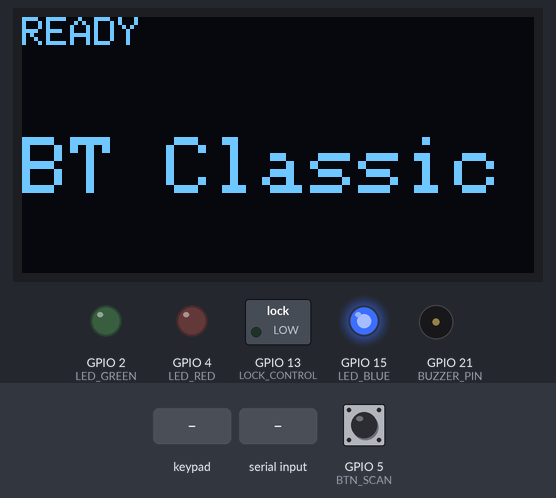
Bench run of a sketch on a simulated ESP32. Parts: 128×64 one-colour display, switched loads named in the sketch (green lamp = pin HIGH), output pins drawn as LEDs (lit = HIGH), buzzer (waves = sounding, pin HIGH). Inputs (shaded band) come from the test bench; at power-on: GPIO 5 (BTN_SCAN) HIGH. Nothing arrives over Bluetooth unless stated.

Above: at 1.4 s.
1.5 s: keypad keys 1 2 1 4 2 7 2 6 # pressed 0.4 s apart
At 6.1 s:
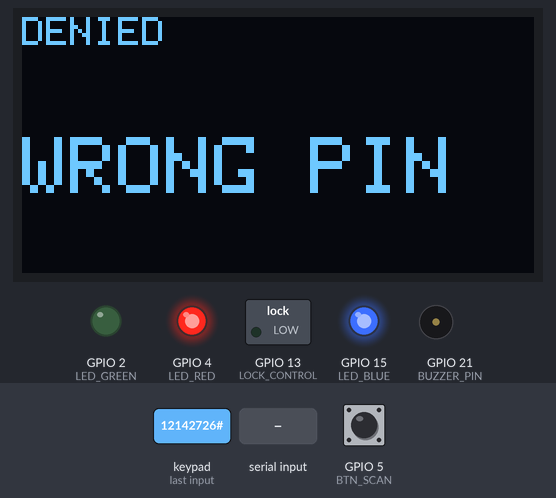
6.6 s: "1\n" received over the second serial link
At 7.4 s:
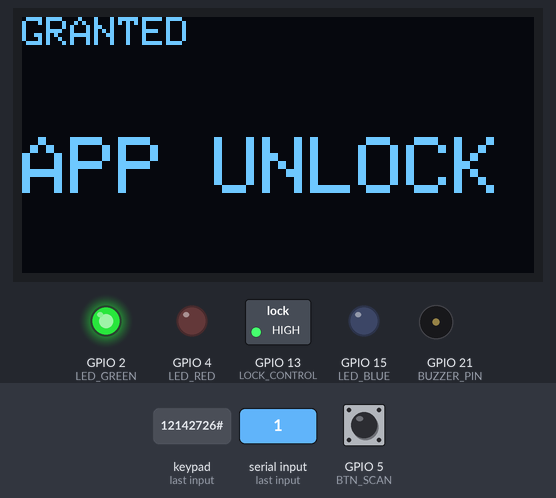
9.6 s: key '#' pressed
At 11.0 s:
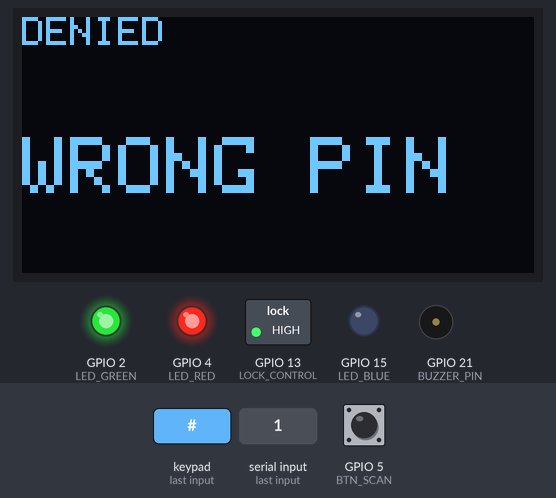
12.6 s: GPIO 5 (BTN_SCAN) pulled LOW for 0.15 s
At 13.6 s:
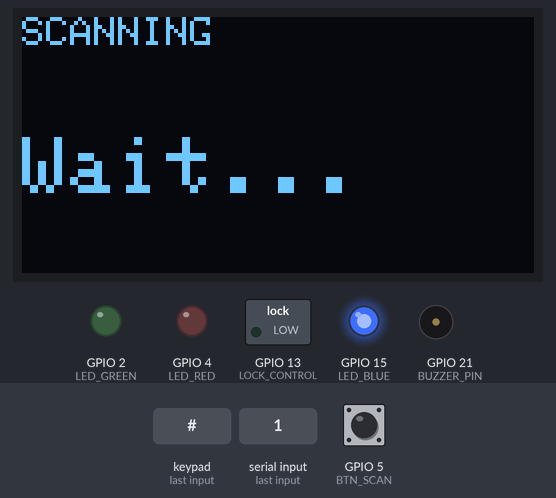
14.2 s: keypad keys 5 5 5 5 # pressed 0.4 s apart
At 17.0 s:
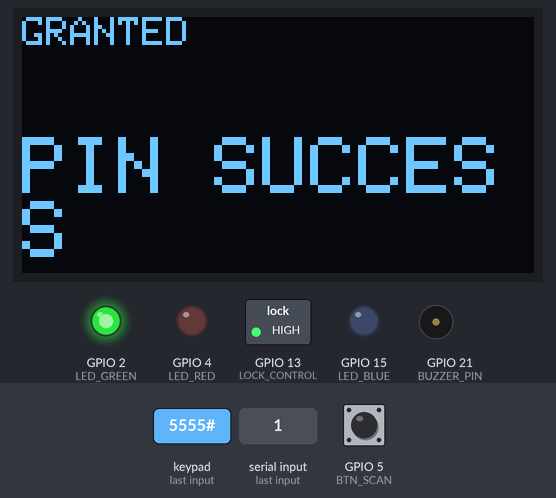
17.7 s: key '1' pressed
At 18.2 s:
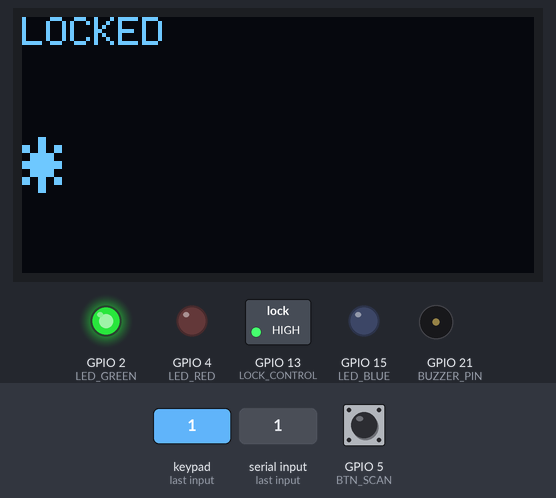
Timing chart, 0 to 21.7 s (numbered marks = the images above; inputs shaded):
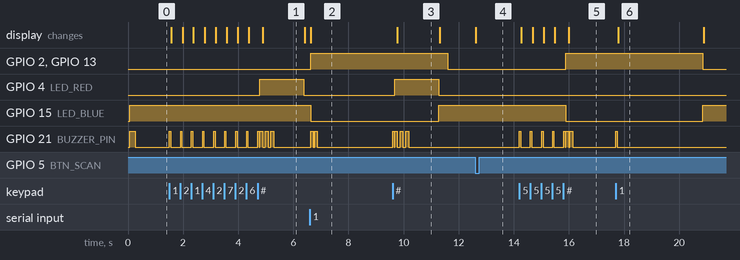

Measured:
- after the input at 1.5 s, GPIO 4 (LED_RED): LOW → HIGH after 3.3 s, → LOW 1.6 s later; the display: first changes after 0.08 s (image 1 shows a later state)
- after the input at 6.6 s, GPIO 2 (LED_GREEN), GPIO 13 (LOCK_CONTROL): LOW → HIGH at once; GPIO 15 (LED_BLUE): HIGH → LOW at once; GPIO 21 (BUZZER_PIN): alternates HIGH for 0.10 s and LOW for 0.05 s, 4 changes in all, then stays LOW, starting at once; the display: changes at once (image 2)
- after the input at 9.6 s, GPIO 4 (LED_RED): LOW → HIGH after 0.08 s, → LOW 1.6 s later; GPIO 15 (LED_BLUE): LOW → HIGH after 1.7 s instead of 2.0 s; the display: changes after 0.18 s (image 3)
- after the input at 12.6 s, the display: changes at once (image 4)
- after the input at 14.2 s, GPIO 2 (LED_GREEN), GPIO 13 (LOCK_CONTROL): LOW → HIGH after 1.7 s
- after the input at 17.7 s, GPIO 21 (BUZZER_PIN): LOW → HIGH at once, → LOW 0.05 s later; the display: changes after 0.08 s (image 6)
- what the display in image 1 shows lasts 1.5 s, from 4.9 s to 6.4 s

The sketch:

esp32.ino
```cpp
#include "BluetoothSerial.h"
#include <Keypad.h>
#include <Wire.h>
#include <Adafruit_GFX.h>
#include <Adafruit_SSD1306.h>

// --- PIN DEFINITIONS ---
#define LED_BLUE 15
#define LED_GREEN 2
#define LED_RED 4
#define BTN_SCAN 5
#define LOCK_CONTROL 13
#define BUZZER_PIN 21
#define RXD2 16
#define TXD2 17

BluetoothSerial SerialBT;

// Keypad Configuration
const byte ROWS = 4;
const byte COLS = 3;
char keys[ROWS][COLS] = {{'1','2','3'}, {'4','5','6'}, {'7','8','9'}, {'*','0','#'}};
byte rowPins[ROWS] = {12, 14, 27, 26};
byte colPins[COLS] = {25, 33, 32};

Keypad keypad = Keypad(makeKeymap(keys), rowPins, colPins, ROWS, COLS);
Adafruit_SSD1306 display(128, 64, &Wire, -1);

// Logic Variables
String masterPIN = "5555";
String inputPIN = "";
unsigned long lockTimer = 0;
bool isLocked = true;

// --- Helper Functions ---

void updateUI(String header, String body) {
  display.clearDisplay();
  display.setTextColor(WHITE);
  display.setTextSize(1);
  display.setCursor(0, 0);
  display.print(header);
  display.setTextSize(2);
  display.setCursor(0, 30);
  display.print(body);
  display.display();
}

void beep(int ms) {
  digitalWrite(BUZZER_PIN, HIGH);
  delay(ms);
  digitalWrite(BUZZER_PIN, LOW);
}

void handleUnlock(String reason) {
  isLocked = false;
  lockTimer = millis();
  updateUI("GRANTED", reason);
  digitalWrite(LED_BLUE, LOW);
  digitalWrite(LED_GREEN, HIGH);
  digitalWrite(LOCK_CONTROL, HIGH);
  beep(100); delay(50); beep(100);
}

void handleRelock() {
  isLocked = true;
  digitalWrite(LOCK_CONTROL, LOW);
  digitalWrite(LED_GREEN, LOW);
  digitalWrite(LED_BLUE, HIGH);
  updateUI("READY", "Secure");
}

void deniedAction(String reason) {
  updateUI("DENIED", reason);
  digitalWrite(LED_RED, HIGH);
  for(int i=0; i<3; i++) {
    digitalWrite(BUZZER_PIN, HIGH); delay(100);
    digitalWrite(BUZZER_PIN, LOW); delay(100);
  }
  delay(1000);
  digitalWrite(LED_RED, LOW);
  digitalWrite(LED_BLUE, HIGH);
  updateUI("READY", "Secure");
}

// --- Setup ---

void setup() {
  Serial.begin(115200);
  Serial2.begin(115200, SERIAL_8N1, RXD2, TXD2);

  pinMode(LED_BLUE, OUTPUT); pinMode(LED_GREEN, OUTPUT); pinMode(LED_RED, OUTPUT);
  pinMode(BUZZER_PIN, OUTPUT);
  pinMode(LOCK_CONTROL, OUTPUT);
  digitalWrite(LOCK_CONTROL, LOW);
  pinMode(BTN_SCAN, INPUT_PULLUP);

  Wire.begin(23, 22, 100000);
  if(!display.begin(SSD1306_SWITCHCAPVCC, 0x3C)) Serial.println("OLED Fail");

  SerialBT.begin("SmartLock-Classic");
  updateUI("READY", "BT Classic");
  digitalWrite(LED_BLUE, HIGH);
  beep(200);
}

// --- Main Loop ---

void loop() {
  // 1. Auto-Relock Timer
  if (!isLocked && (millis() - lockTimer >= 5000)) {
    handleRelock();
  }

  // 2. Bluetooth Logic - Fixed to respond to '1' string
  if (SerialBT.available()) {
    char incomingChar = SerialBT.read();
    if (incomingChar == '1') {
      handleUnlock("APP UNLOCK");
    }
  }

  // 3. Face Scan from ESP32-CAM
  if (Serial2.available() > 0) {
    String camMsg = Serial2.readStringUntil('\n');
    camMsg.trim();
    if (camMsg == "MATCH_OK") handleUnlock("FACE MATCH");
    else if (camMsg == "MATCH_FAIL") deniedAction("UNKNOWN FACE");
  }

  // 4. Keypad Logic
  char key = keypad.getKey();
  if (key) {
    beep(50);
    if (key == '#') {
      if (inputPIN == masterPIN) {
        handleUnlock("PIN SUCCESS");
      } else {
        deniedAction("WRONG PIN");
      }
      inputPIN = "";
    } else if (key == '*') {
      inputPIN = "";
      updateUI("READY", "Secure");
    } else {
      inputPIN += key;
      String mask = "";
      for(int i=0; i<inputPIN.length(); i++) mask += "*";
      updateUI("LOCKED", mask);
    }
  }

  // 5. Manual Scan Button
  if (digitalRead(BTN_SCAN) == LOW) {
    updateUI("SCANNING", "Wait...");
    Serial2.println("SCAN");
    delay(400);
  }
}
```
